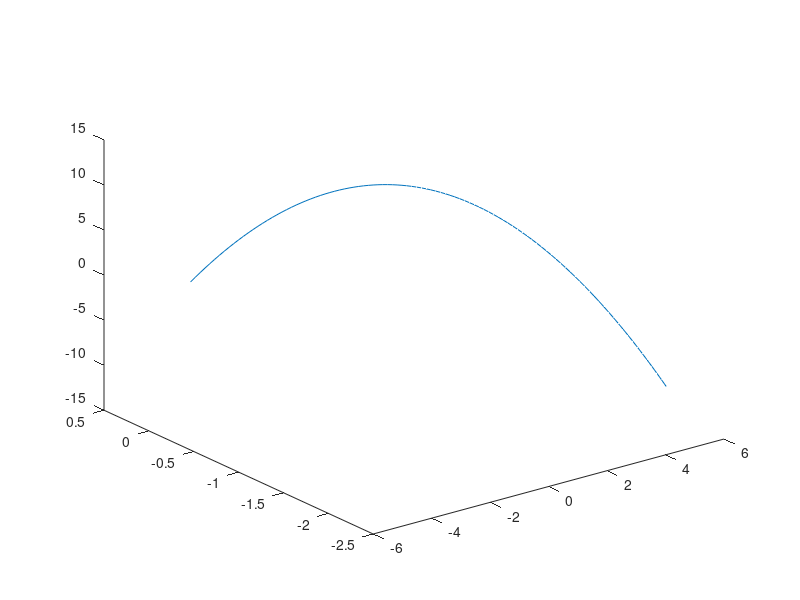

This chart was generated by the following MATLAB code: (Note: this script raises an error after producing the figure.)
clear;
clc
close all;
%% Definição de constantes e coeficientes 

amostras=100;
t = linspace(-5, 5, amostras);



randomz=0.01*randn(1,amostras);
randomx=0.01*randn(1,amostras);
randomy=0.1*randn(1,amostras);
random_other=randn(1,amostras);

%ponto de origem do inimigo
x0=random_other(3);
y0=random_other(4);
z0=random_other(5);

a=-50*abs(randomz(1));
b=10*random_other(2);

azimute=pi*random_other(6);
%% Gerando trajetorias parabolicas com implementação de ruido de distribuiçao normal (1,0)

x=t.*cos(azimute)+x0;
y=t.*sin(azimute)+y0;

% for n=1:1:amostras
%     x1(n)=x(n)+randomx(n);
% 
% end
% 
% for n=1:1:amostras
%     y1(n)=y(n)+randomy(n);
% 
% end

z = a*(x.^2+y.^2)+b+z0;


distancia_medida=sqrt(z.^2+x.^2+y.^2);

azimute_medido=atan2(y, x);

phi_medido=atan2(sqrt(x.^2 + y.^2), z)

plot3(x, y, z)

% for n=1:1:amostras
% 
%     z1(n)=z(n)+randomz(n);
% 
% end
%% Plotando os gráficos

 
% plot3(x1,y1,z1);
% axis equal
% xlabel('x(t)')
% ylabel('y(t)')
% zlabel('z(t)')





%% COlocando ruido
%[Xi,Yi]=meshgrid(t,t);
%Zi=griddata(x1,y1,z1,Xi,Yi);
%mesh(Xi,Yi,Zi);
%plot3(x1,y1,Zi,'*');



for n=1:1:amostras
    distancia_medida1(n)=distancia_medida(n)+randomx(n);
 
end

for n=1:1:amostras
   azimute_medido1(n)=azimute_medido(n)+randomx(n);
 
end

for n=1:1:amostras
    phi_medido1(n)=phi_medido(n)+randomx(n);
 
 end


%%

out = [distancia_medida1; azimute_medido1; phi_medido1];
writematrix(out, 'LabVIEW\adp.csv');
